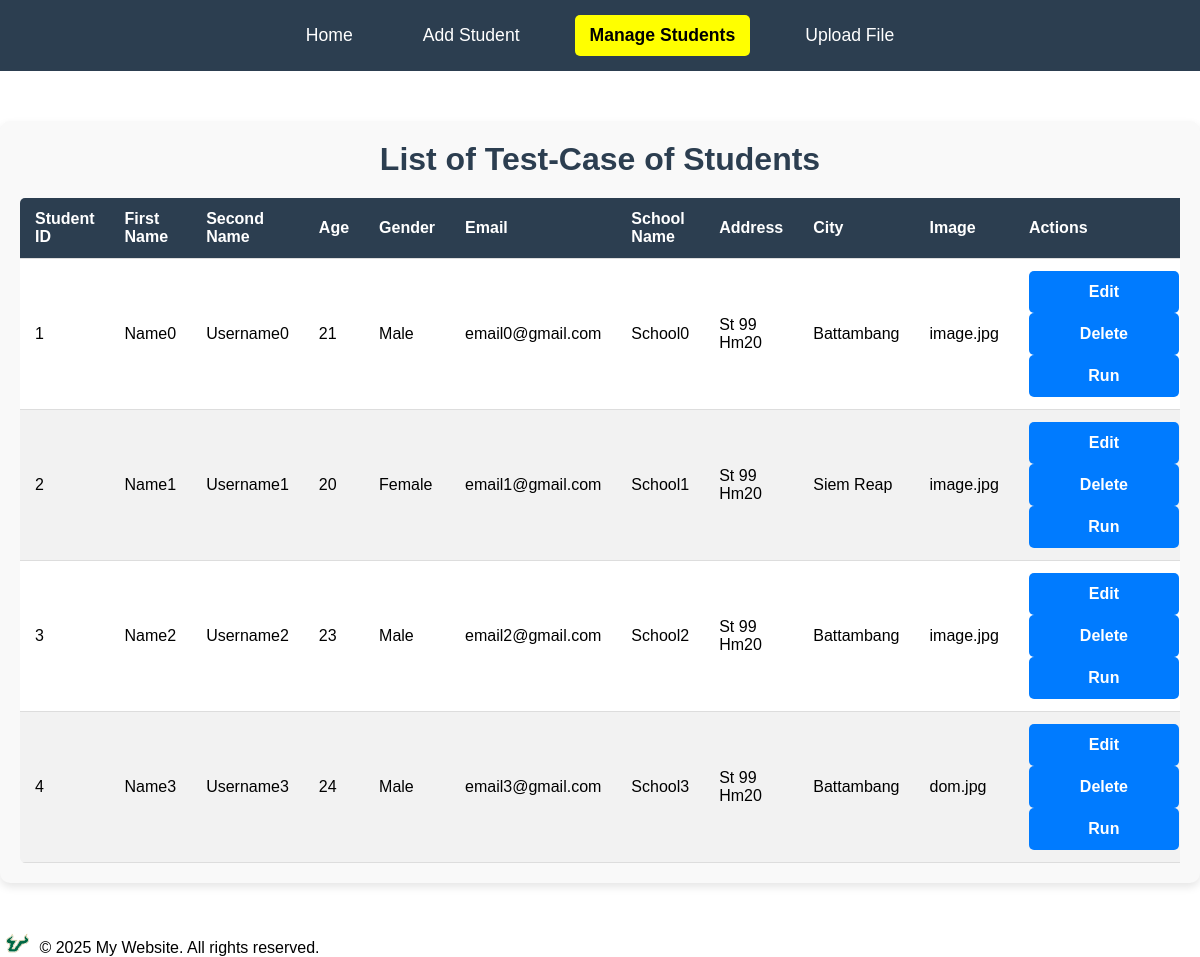
Screenshot of /student_list with the database file from the repository.
### tables this page shows
CREATE TABLE students (
                first_name TEXT,
                second_name TEXT,
                age INTEGER,
                gender TEXT,
                email TEXT,
                school_name TEXT,
                addr TEXT,
                city TEXT,
                filename TEXT
            );

### app.py (the view)
@app.route('/student_list', methods=['GET'])
def student_list():
    con = sqlite3.connect("database.db")
    con.row_factory = sqlite3.Row
    cur = con.cursor()
    cur.execute("SELECT rowid, * FROM students")
    rows = cur.fetchall()
    con.close()
    return render_template("list.html", rows=rows)

### templates/list.html (shortened to what this page needs)
{% extends "layout.html" %}
{% block content %}
    <div class="container">
        <h1>List of Test-Case of Students</h1>
        {% if rows|length > 0 %}
            <div class="table-wrapper">
                <table class="student-table">
                    <thead>
                        <tr>
                            <th>Student ID</th>
                            <th>First Name</th>
                            <th>Second Name</th>
                            <th>Age</th>
                            <th>Gender</th>
                            <th>Email</th>
                            <th>School Name</th>
                            <th>Address</th>
                            <th>City</th>
                            <th>Image</th>
                            <th>Actions</th>
                        </tr>
                    </thead>
                    <tbody>
                        {% for row in rows %}
                        <tr>
                            <td>{{ row["rowid"] }}</td>
                            <td>{{ row["first_name"] }}</td>
                            <td>{{ row["second_name"] }}</td>
                            <td>{{ row["age"] }}</td>
                            <td>{{ row["gender"] }}</td>
                            <td>{{ row["email"] }}</td>
                            <td>{{ row["school_name"] }}</td>
                            <td>{{ row["addr"] }}</td>
                            <td>{{ row["city"] }}</td>
                            <td>
                                {% if row["filename"] %}
                                    {{ row["filename"] }}
                                {% else %}
                                    <span>No Image</span>
                                {% endif %}
                            </td>
                            <td>
                                <form action="{{ url_for('edit') }}" method="POST" style="display: inline;">
                                    <input type="submit" value="Edit" class="btn btn-edit">
                                </form>
                                <form onsubmit="return confirm('Are you sure you want to DELETE this student from the database?');"
                                      action="{{ url_for('delete') }}" method="POST" style="display: inline;">
                                    <input type="submit" value="Delete" class="btn btn-delete">
                                </form>
                                <form action="{{ url_for('run') }}" method="POST" style="display: inline;">
                                    <input type="submit" value="Run" class="btn btn-run">
                                </form>
                            </td>
                        </tr>
                        {% endfor %}
                    </tbody>
                </table>
            </div>
        {% else %}
            <p class="no-data">No students found in the database.</p>
        {% endif %}
    </div>
{% endblock %}

### templates/layout.html (shortened to what this page needs)
<!DOCTYPE html>
<html lang="en">
<head>
    <link rel="stylesheet" type="text/css" href="{{ url_for('static', filename='site.css') }}">
</head>
<body>
    <nav class="navbar">
        <div class="navbar-container">
            <a href="{{ url_for('home') }}" class="navbar-item {% if request.path == url_for('home') %}active{% endif %}">Home</a>
            <a href="{{ url_for('enternew') }}" class="navbar-item {% if request.path == url_for('enternew') %}active{% endif %}">Add Student</a>
            <a href="{{ url_for('student_list') }}" class="navbar-item {% if request.path == url_for('student_list') %}active{% endif %}">Manage Students</a>
            <a href="{{ url_for('upload') }}" class="navbar-item {% if request.path == url_for('upload') %}active{% endif %}">Upload File</a>
        </div>
    </nav>
    <main class="body-content">
        {% block content %}{% endblock %}
    </main>
    <footer class="footer">
        <p>
            <img src="{{ url_for('static', filename='logo.png') }}" alt="Logo" width="35" height="20">
            &copy; 2025 My Website. All rights reserved.
        </p>
    </footer>
</body>
</html>

### static/site.css (style rules this page uses)
* { margin: 0; padding: 0; box-sizing: border-box; font-family: Arial, sans-serif; }
.container { max-width: 1200px; margin: 50px auto; padding: 20px; background-color: #f9f9f9; border-radius: 10px; box-shadow: 0 4px 8px rgba(0, 0, 0, 0.1); }
h1 { text-align: center; color: #2c3e50; margin-bottom: 20px; display: flex; justify-content: center; align-items: center; }
.table-wrapper { overflow-x: auto; }
.student-table { width: 100%; border-collapse: collapse; background-color: white; border-radius: 5px; overflow: hidden; }
.student-table th, .student-table td { padding: 12px 15px; text-align: left; border-bottom: 1px solid #ddd; }
.student-table th { background-color: #2c3e50; color: white; font-weight: bold; }
.student-table tr:nth-child(even) { background-color: #f2f2f2; }
.btn { padding: 8px 15px; border: none; border-radius: 5px; cursor: pointer; font-size: 14px; font-weight: bold; transition: background-color 0.3s ease, transform 0.2s ease; display: inline-block; }
.btn-edit { background-color: #007BFF; color: white; margin-right: 8px; }
.btn-delete { background-color: #dc3545; color: white; }
input[type="submit"] { background-color: #007BFF; color: white; padding: 12px 20px; border: none; border-radius: 5px; cursor: pointer; font-size: 16px; font-weight: bold; transition: background-color 0.3s ease; width: 150px; align-self: center; }
.navbar { background-color: #2c3e50; padding: 15px 0; display: flex; justify-content: center; align-items: center; }
.navbar-container { display: flex; gap: 40px; }
.navbar a { color: white; text-decoration: none; font-size: 1.1em; font-weight: 500; padding: 10px 15px; transition: color 0.3s ease, background-color 0.3s ease; border-radius: 5px; }
.navbar .active { background-color: yellow; color: black; font-weight: bold; }

### rows the page displays
students: rowid "1", first_name "Name0", second_name "Username0", age "21", gender "Male", email "email0@gmail.com", school_name "School0", addr "St 99 Hm20", city "Battambang", filename "image.jpg"
students: rowid "2", first_name "Name1", second_name "Username1", age "20", gender "Female", email "email1@gmail.com", school_name "School1", addr "St 99 Hm20", city "Siem Reap", filename "image.jpg"
students: rowid "3", first_name "Name2", second_name "Username2", age "23", gender "Male", email "email2@gmail.com", school_name "School2", addr "St 99 Hm20", city "Battambang", filename "image.jpg"
students: rowid "4", first_name "Name3", second_name "Username3", age "24", gender "Male", email "email3@gmail.com", school_name "School3", addr "St 99 Hm20", city "Battambang", filename "dom.jpg"
